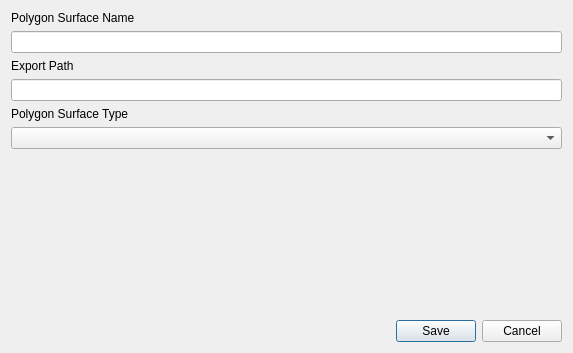
<?xml version="1.0" encoding="UTF-8"?>
<ui version="4.0">
 <class>dlgExportPolygon</class>
 <widget class="QDialog" name="dlgExportPolygon">
  <property name="geometry">
   <rect>
    <x>0</x>
    <y>0</y>
    <width>573</width>
    <height>353</height>
   </rect>
  </property>
  <property name="windowTitle">
   <string>Export Elevation Surface</string>
  </property>
  <layout class="QVBoxLayout" name="verticalLayout">
   <item>
    <widget class="QLabel" name="label">
     <property name="text">
      <string>Polygon Surface Name</string>
     </property>
    </widget>
   </item>
   <item>
    <widget class="QLineEdit" name="txtSurfaceName"/>
   </item>
   <item>
    <widget class="QLabel" name="label_2">
     <property name="text">
      <string>Export Path</string>
     </property>
    </widget>
   </item>
   <item>
    <widget class="QLineEdit" name="txtSurfacePath">
     <property name="readOnly">
      <bool>true</bool>
     </property>
    </widget>
   </item>
   <item>
    <widget class="QLabel" name="label_3">
     <property name="text">
      <string>Polygon Surface Type</string>
     </property>
    </widget>
   </item>
   <item>
    <widget class="QComboBox" name="cboSurfaceType"/>
   </item>
   <item>
    <spacer name="verticalSpacer">
     <property name="orientation">
      <enum>Qt::Vertical</enum>
     </property>
     <property name="sizeHint" stdset="0">
      <size>
       <width>20</width>
       <height>40</height>
      </size>
     </property>
    </spacer>
   </item>
   <item>
    <widget class="QDialogButtonBox" name="buttonBox">
     <property name="orientation">
      <enum>Qt::Horizontal</enum>
     </property>
     <property name="standardButtons">
      <set>QDialogButtonBox::Cancel|QDialogButtonBox::Save</set>
     </property>
    </widget>
   </item>
  </layout>
 </widget>
 <resources/>
 <connections>
  <connection>
   <sender>buttonBox</sender>
   <signal>accepted()</signal>
   <receiver>dlgExportPolygon</receiver>
   <slot>accept()</slot>
   <hints>
    <hint type="sourcelabel">
     <x>248</x>
     <y>254</y>
    </hint>
    <hint type="destinationlabel">
     <x>157</x>
     <y>274</y>
    </hint>
   </hints>
  </connection>
  <connection>
   <sender>buttonBox</sender>
   <signal>rejected()</signal>
   <receiver>dlgExportPolygon</receiver>
   <slot>reject()</slot>
   <hints>
    <hint type="sourcelabel">
     <x>316</x>
     <y>260</y>
    </hint>
    <hint type="destinationlabel">
     <x>286</x>
     <y>274</y>
    </hint>
   </hints>
  </connection>
 </connections>
</ui>
